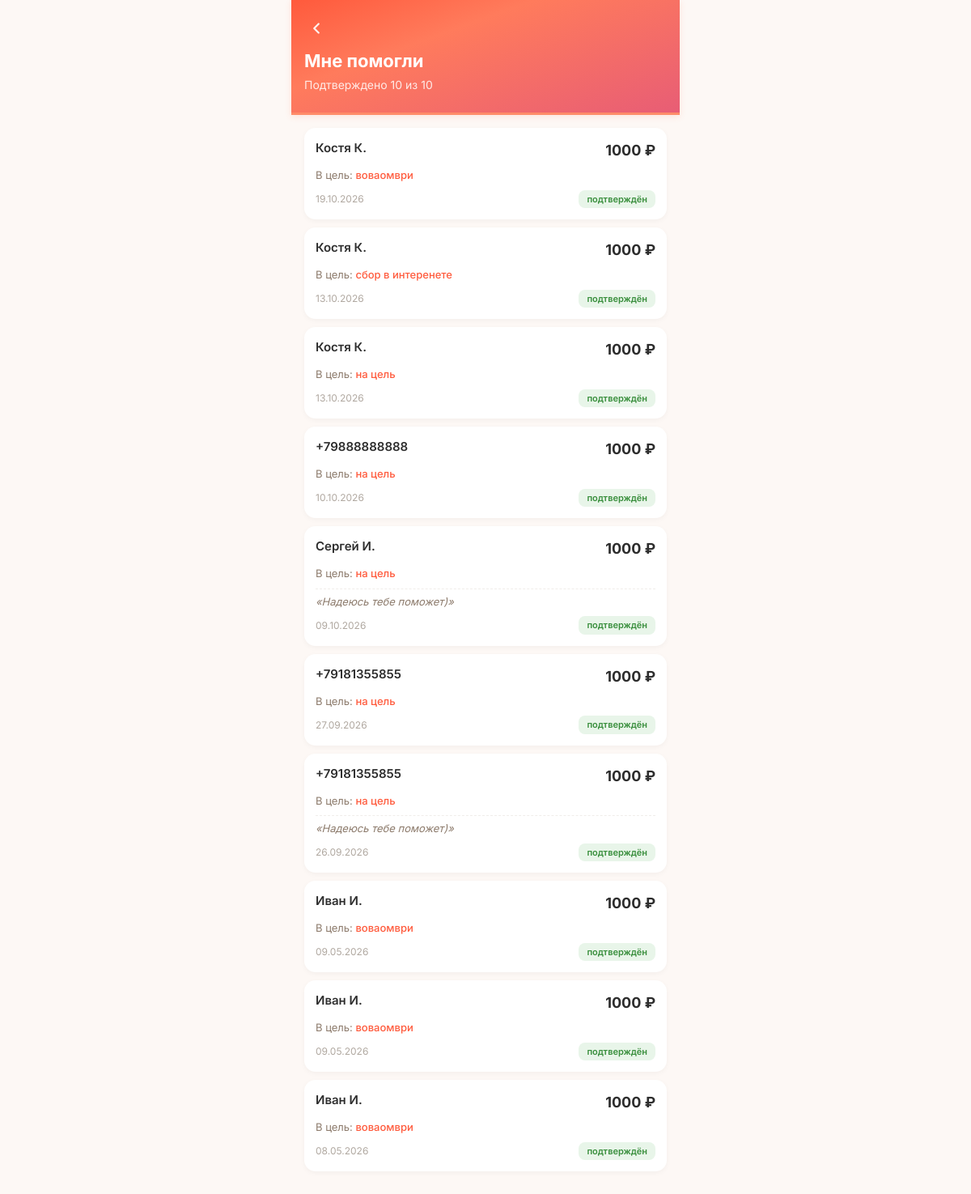
The app's page /profile/received (signed in), older data.
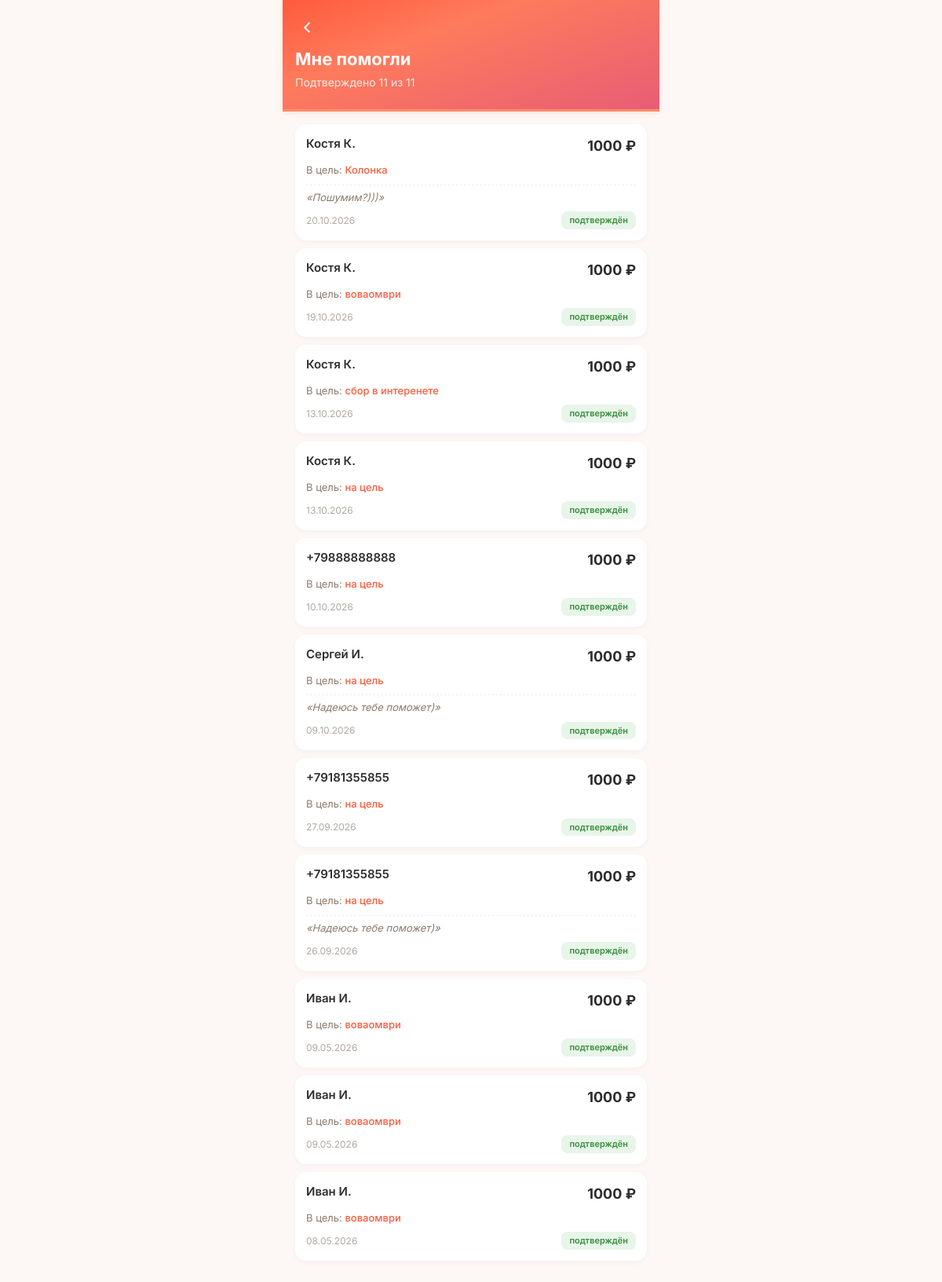
The same page, newer data.
### tables this page shows
CREATE TABLE donations (
            id INTEGER PRIMARY KEY AUTOINCREMENT,
            goal_id INTEGER NOT NULL,
            donor_id INTEGER NULL,
            amount_reported REAL NOT NULL,
            status TEXT NOT NULL CHECK(status IN ('donor_confirmed','recipient_confirmed','completed','disputed')),
            is_anonymous INTEGER DEFAULT 0,
            is_seed INTEGER DEFAULT 0,
            warm_word TEXT NULL,
            donor_confirmed_at TEXT DEFAULT (datetime('now')),
            recipient_confirmed_at TEXT NULL,
            completed_at TEXT NULL,
            dispute_reason TEXT NULL,
            donor_to_recipient_count INTEGER DEFAULT 1,
            referred_by INTEGER NULL, ip_address TEXT,
            FOREIGN KEY (goal_id) REFERENCES goals(id),
            FOREIGN KEY (donor_id) REFERENCES users(id)
        );

CREATE TABLE "goals" (
        id INTEGER PRIMARY KEY AUTOINCREMENT,
        user_id INTEGER NOT NULL,
        type TEXT NOT NULL CHECK(type IN ('super_blitz','blitz','serious','urgent','group')),
        title TEXT NOT NULL,
        description TEXT NULL,
        photo_url TEXT NULL,
        amount_goal REAL NOT NULL,
        amount_collected REAL DEFAULT 0.00,
        ends_at TEXT NULL,
        status TEXT DEFAULT 'draft' CHECK(status IN ('draft','active','frozen','completed','failed','lightning_failed','hidden')),
        trial_ends_at TEXT NULL,
        subscription_active_until TEXT NULL,
        last_boosted_at TEXT NULL,
        is_lightning INTEGER DEFAULT 0,
        lightning_started_at TEXT NULL,
        moderation_status TEXT DEFAULT 'pending',
        completion_type TEXT DEFAULT 'organic',
        is_seed INTEGER DEFAULT 0,
        views_count INTEGER DEFAULT 0,
        views_24h INTEGER DEFAULT 0,
        donations_count INTEGER DEFAULT 0,
        donations_24h INTEGER DEFAULT 0,
        created_at TEXT DEFAULT (datetime('now')), photos TEXT, moderation_comment TEXT, moderated_at TEXT, moderated_by INTEGER, resubmission_count INTEGER DEFAULT 0, is_resubmission INTEGER DEFAULT 0, rejection_categories TEXT,
        FOREIGN KEY (user_id) REFERENCES users(id)
    );

### main.py (the view)
@app.route('/profile/received')
@login_required
def profile_received():
    user = get_current_user()
    db = get_db()
    donations = db.execute("""
        SELECT d.*,
               CASE WHEN d.is_anonymous = 1 OR d.donor_id IS NULL THEN NULL
                    ELSE COALESCE(u.name, '+' || u.phone)
               END as donor_name,
               g.title as goal_title,
               g.id as goal_id
        FROM donations d
        JOIN goals g ON d.goal_id = g.id
        LEFT JOIN users u ON d.donor_id = u.id
        WHERE g.user_id = ?
        ORDER BY d.donor_confirmed_at DESC
    """, (user['id'],)).fetchall()
    total = len(donations)
    approved = sum(1 for d in donations if d['status'] in ('recipient_confirmed', 'completed'))
    pass
    return render_template('profile_donations.html',
        mode='received',
        donations=donations,
        total=total,
        approved=approved,
        user=user)

### main.py (called while the page is built)
def get_current_user():
    if 'user_id' in session:
        db = get_db()
        try:
            user = db.execute("SELECT * FROM users WHERE id = ?", (session['user_id'],)).fetchone()
            return user
        except:
            return None
    return None

def login_required(f):
    @wraps(f)
    def wrap(*args, **kwargs):
        if 'user_id' not in session:
            flash('Сначала войдите в аккаунт.', 'warning')
            return redirect(url_for('login'))
        return f(*args, **kwargs)
    return wrap

def format_date_ru(date_str, with_time=True):
    if not date_str:
        return '—'
    try:
        s = str(date_str)
        if ' ' in s:
            date_part, time_part = s.split(' ', 1)
            y, m, d = date_part.split('-')
            time_part = time_part[:5]  # HH:MM
            if with_time:
                return f'{d}.{m}.{y} {time_part}'
            return f'{d}.{m}.{y}'
        else:
            parts = s[:10].split('-')
            if len(parts) == 3:
                y, m, d = parts
                return f'{d}.{m}.{y}'
    except Exception:
        pass
    return str(date_str)[:16]

### models.py (called while the page is built)
def _create_connection():
    conn = sqlite3.connect(DATABASE, timeout=30)
    conn.row_factory = sqlite3.Row
    conn.execute("PRAGMA journal_mode=WAL")
    conn.execute("PRAGMA synchronous=NORMAL")
    conn.execute("PRAGMA busy_timeout=30000")
    conn.execute("PRAGMA foreign_keys = ON")
    return conn

def get_db():
    try:
        from flask import g
        if not hasattr(g, '_database'):
            g._database = _create_connection()
        return g._database
    except (ImportError, RuntimeError):
        return _create_connection()

### templates/profile_donations.html (shortened to what this page needs)
<!DOCTYPE html>
<html lang="ru">
<head>
    <link rel="stylesheet" href="/static/style.css?v=7">
</head>
<body>
    <div class="container">
        <div class="page-header">
            <button class="goal-back" onclick="goBack()" aria-label="Назад">
                <svg viewBox="0 0 24 24" fill="none" stroke="currentColor" stroke-width="2.5" stroke-linecap="round" stroke-linejoin="round"><polyline points="15 18 9 12 15 6"></polyline></svg>
            </button>
            <h1>{% if mode == 'received' %}Мне помогли{% else %}Я помог{% endif %}</h1>
            <div class="summary">
                {% if mode == 'received' %}
                    Подтверждено {{ approved }} из {{ total }}
                {% else %}
                    Подтвердили {{ approved }} из {{ total }}
                {% endif %}
            </div>
        </div>
        <div class="donations-list">
            {% if donations %}
                {% for d in donations %}
                <div class="donation-card">
                    <div class="donation-top">
                        <div class="donation-who">
                            {% if mode == 'received' %}
                                {{ d.donor_name or 'Аноним' }}
                            {% else %}
                                {{ d.recipient_name or 'Получатель' }}
                            {% endif %}
                        </div>
                        <div class="donation-amount">{{ "%.0f"|format(d.amount_reported) }} ₽</div>
                    </div>
                    <div class="donation-goal">
                        {% if mode == 'received' %}
                            В цель: <a href="/goal/{{ d.goal_id }}">{{ d.goal_title }}</a>
                        {% else %}
                            Цель: <a href="/goal/{{ d.goal_id }}">{{ d.goal_title }}</a>
                        {% endif %}
                    </div>
                    {% if d.warm_word %}
                    <div class="warm-word">«{{ d.warm_word }}»</div>
                    {% endif %}
                    <div class="donation-meta">
                        <span>{{ d.donor_confirmed_at[:10] | date_ru if d.donor_confirmed_at else '—' }}</span>
                        {% if d.status == 'donor_confirmed' %}
                            <span class="status-badge status-pending">ожидает</span>
                        {% elif d.status == 'recipient_confirmed' %}
                            <span class="status-badge status-approved">подтверждён</span>
                        {% elif d.status == 'completed' %}
                            <span class="status-badge status-approved">засчитан</span>
                        {% endif %}
                    </div>
                </div>
                {% endfor %}
            {% endif %}
        </div>
    </div>
</body>
</html>

### static/style.css (style rules this page uses)
:root { --cta: #FF6B4A; --cta-hover: #E85D3A; --bg: #FDF8F5; --card: #FFFFFF; --card-shadow: 0 2px 12px rgba(0,0,0,0.04); --text: #2D2D2D; --text-soft: #8C7A6B; --success: #5B9A6B; --error: #E57373; --gold: #D4A853; --gradient-cta: linear-gradient(160deg, #FF5A3C 0%, #FF7B5C 35%, #E85D75 100%); --radius: 12px; --radius-lg: 16px; --font: 'Inter', -apple-system, BlinkMacSystemFont, sans-serif; --transition: 0.2s ease; }
*, *::before, *::after { box-sizing: border-box; margin: 0; padding: 0; }
body { font-family: var(--font); font-size: 16px; line-height: 1.5; background: var(--bg); color: var(--text); -webkit-tap-highlight-color: transparent; -webkit-font-smoothing: antialiased; animation: pageIn 0.3s ease; }
h1 { font-size: 28px; font-weight: 700; line-height: 1.2; }
a { color: var(--cta); text-decoration: none; }
html { overscroll-behavior-y: auto; }
* { scrollbar-width: thin; scrollbar-color: #FF5A3C transparent; }

### templates/profile_donations.html (style rules this page uses)
* { box-sizing: border-box; margin: 0; padding: 0; }
body { font-family: 'Inter', -apple-system, sans-serif; background: #FDF8F5; padding-bottom: 40px; }
.container { max-width: 480px; margin: 0 auto; padding: 0; }
.page-header { background: linear-gradient(160deg, #FF5A3C 0%, #FF7B5C 35%, #E85D75 100%); padding: 20px 16px 24px; color: white; border-bottom: 3px solid #FF8C69; box-shadow: 0 2px 8px rgba(255,107,74,0.15); }
.goal-back { display: inline-flex; align-items: center; justify-content: center; width: 30px; height: 30px; padding: 0; margin: 0 0 12px 0; background: none; border: none; color: white; cursor: pointer; transition: transform 0.1s, opacity 0.15s; -webkit-tap-highlight-color: transparent; opacity: 0.9; }
.goal-back svg { width: 22px; height: 22px; }
.page-header h1 { font-size: 22px; font-weight: 700; margin-bottom: 6px; }
.page-header .summary { font-size: 14px; opacity: 0.85; }
.donations-list { padding: 16px; }
.donation-card { background: white; border-radius: 14px; padding: 14px; margin-bottom: 10px; box-shadow: 0 2px 6px rgba(0,0,0,0.04); }
.donation-top { display: flex; justify-content: space-between; align-items: flex-start; gap: 12px; margin-bottom: 8px; }
.donation-who { font-size: 15px; font-weight: 600; color: #2D2D2D; flex: 1; min-width: 0; }
.donation-amount { font-size: 18px; font-weight: 700; color: #2D2D2D; flex-shrink: 0; }
.donation-goal { font-size: 13px; color: #8C7A6B; margin-bottom: 8px; }
.donation-goal a { color: #FF5A3C; text-decoration: none; font-weight: 500; }
.donation-meta { display: flex; justify-content: space-between; align-items: center; gap: 12px; font-size: 12px; color: #B0A8A0; margin-top: 8px; }
.status-badge { padding: 3px 10px; border-radius: 8px; font-size: 11px; font-weight: 600; }
.status-approved { background: #E8F5E9; color: #388E3C; }
.warm-word { font-size: 13px; color: #8C7A6B; font-style: italic; margin-top: 6px; padding-top: 6px; border-top: 1px dashed #F0EDEA; }

Row changes from the older to the newer data that the page shows:
added donations: donor_name "Костя К.", amount_reported "1000", goal_title "Колонка", warm_word "Пошумим?)))", donor_confirmed_at "20.10.2026", shows "подтверждён"
Text that changed along with them:
{{ approved }}: "10" → "11"
{{ total }}: "10" → "11"
